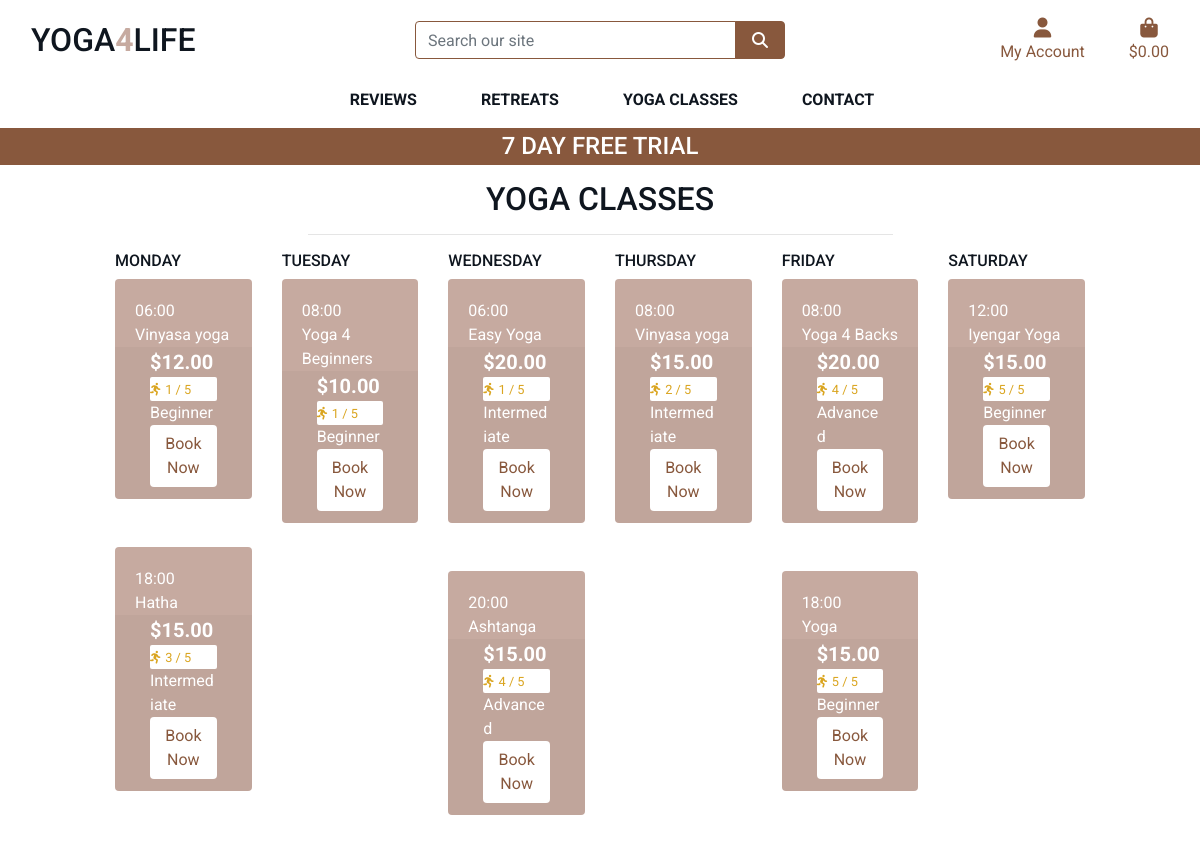
/classes/, run on the app's committed database.
### classes/models.py (models this page shows, shortened)
class Class(models.Model):
    class Meta:
        verbose_name_plural = 'Classes'
    DAYS_OF_THE_WEEK = (
        ('1', 'Monday'),
        ('2', 'Tuesday'),
        ('3', 'Wednesday'),
        ('4', 'Thursday'),
        ('5', 'Friday'),
        ('6', 'Saturday')
    )
    YOGA_CLASS_TIMES = (
        ('06:00', '6 a.m.'),
        ( '08:00', '8 a.m.'),
        ('12:00', '12 p.m.'),
        ('18:00', '6 p.m.'),
        ('20:00', '8 p.m')
    )
    level = models.ForeignKey('Level', null=True, blank=True, on_delete=models.SET_NULL)
    sku = models.CharField(max_length=254, null=True, blank=True)
    name = models.CharField(max_length=254)
    description = models.TextField()
    price = models.DecimalField(max_digits=6, decimal_places=2)
    dificulty = models.DecimalField(max_digits=6, decimal_places=0, null=True, blank=True)
    image_url = models.URLField(max_length=1024, null=True, blank=True)
    image = models.ImageField(null=True, blank=True)
    day = models.CharField(max_length=10, choices=DAYS_OF_THE_WEEK, null=True, blank=True)
    time = models.CharField(max_length=10, choices=YOGA_CLASS_TIMES, null=True, blank=True)

class Level(models.Model):
    name = models.CharField(max_length=254)
    friendly_name = models.CharField(max_length=254, null=True, blank=True)
    def __str__(self):
        return self.name

### classes/views.py (the view)
# urls.py: path('', views.all_classes, name='classes'),
def all_classes(request):
    classes = Class.objects.order_by('day', 'time')
    context = {
        'classes': classes,
    }
    return render(request, 'classes/classes.html', context)

### cart/contexts.py (called while the page is built, shortened)
def cart_contents(request):
    cart_items = []
    total = 0
    product_count = 0
    cart = request.session.get('cart', {})
    grand_total = total
    context = {
        'cart_items': cart_items,
        'total': total,
        'retreat_count': product_count,
        'grand_total': grand_total,
    }
    return context

### classes/templates/classes/classes.html (shortened to what this page needs)
{% extends "base.html" %}
{% load static %}
{% block page_header %}
<div class="container header-container">
</div>
{% endblock %}
{% block content %}
<div class="container-fluid">
    <div class="row">
        <div class="col text-center mt-3">
            <h2 class="logo-font">Yoga Classes</h2>
            <hr class="w-50 mb-1">
        </div>
    </div>
     <div class="row">
        <div class="retreat-container col-10 offset-1">
            <div class="row">
                <div class="col-sm-6 col-md-6 col-lg-2 col-xl-2">
                    <h6 class="logo-font">Monday</h6>
                {% for class in classes %}
                    {% if class.day == "1"%}
                    <div class="col pl-0 pr-0 pb-5">
                        <div class="card h-100 border-0">
                            <div class="card-body pb-0">
                                <p class="mb-0">{{ class.time }}</p>
                                <p class="mb-0">{{ class.name }}</p>
                            </div>
                            <div class="card-footer pt-0 border-0 text-left">
                                <div class="">
                                    <div class="col">
                                        <p class="lead mb-0 font-weight-bold">${{ class.price }}</p>
                                        {% if class.dificulty %}
                                        <div class="card-white-sm">
                                            <small class="text-gold"><i class="fas fa-running mr-1"></i>{{ class.dificulty }} / 5</small>
                                        </div>
                                        {% else %}
                                            <small class="text-gold">No dificulty</small>
                                        {% endif %}
                                        <p class="mb-0">{{ class.level }}</p>
                                        <a class="btn btn-white" href="{% url 'class_detail' class.id %}">Book Now</a>
                                    </div>
                                </div>
                            </div>
                        </div>
                    </div>
                {% endif %}
                {% endfor %}
                </div>
                <div class="col-sm-6 col-md-6 col-lg-2 col-xl-2">
                    <h6 class="logo-font">Tuesday</h6>
                {% for class in classes %}
                {% if class.day == "2"%}
                    <div class="col pl-0 pr-0 pb-5">
                        <div class="card h-100 border-0">
                            <div class="card-body pb-0">
                                <p class="mb-0">{{ class.time }}</p>
                                <p class="mb-0">{{ class.name }}</p>
                            </div>
                            <div class="card-footer pt-0 border-0 text-left">
                                <div class="">
                                    <div class="col">
                                        <p class="lead mb-0 font-weight-bold">${{ class.price }}</p>
                                        {% if class.dificulty %}
                                        <div class="card-white-sm">
                                            <small class="text-gold"><i class="fas fa-running mr-1"></i>{{ class.dificulty }} / 5</small>
                                        </div>
                                        {% else %}
                                            <small class="text-gold">No dificulty</small>
                                        {% endif %}
                                        <p class="mb-0">{{ class.level }}</p>
                                        <a class="btn btn-white" href="{% url 'class_detail' class.id %}">Book Now</a>
                                    </div>
                                </div>
                            </div>
                        </div>
                    </div>
                {% endif %}
                {% endfor %}
                </div>
                <div class="col-sm-6 col-md-6 col-lg-2 col-xl-2">
                    <h6 class="logo-font">Wednesday</h6>
                {% for class in classes %}
                {% if class.day == "3"%}
                    <div class="col pl-0 pr-0 pb-5">
                        <div class="card h-100 border-0">
                            <div class="card-body pb-0">
                                <p class="mb-0">{{ class.time }}</p>
                                <p class="mb-0">{{ class.name }}</p>
                            </div>
                            <div class="card-footer pt-0 border-0 text-left">
                                <div class="">
                                    <div class="col">
                                        <p class="lead mb-0 font-weight-bold">${{ class.price }}</p>
                                        {% if class.dificulty %}
                                        <div class="card-white-sm">
                                            <small class="text-gold"><i class="fas fa-running mr-1"></i>{{ class.dificulty }} / 5</small>
                                        </div>
                                        {% else %}
                                            <small class="text-gold">No dificulty</small>
                                        {% endif %}
                                        <p class="mb-0">{{ class.level }}</p>
                                        <a class="btn btn-white" href="{% url 'class_detail' class.id %}">Book Now</a>
                                    </div>
                                </div>
                            </div>
                        </div>
                    </div>
                {% endif %}
                {% endfor %}
                </div>
                <div class="col-sm-6 col-md-6 col-lg-2 col-xl-2">
                    <h6 class="logo-font">Thursday</h6>
                {% for class in classes %}
                {% if class.day == "4"%}
                    <div class="col pl-0 pr-0 pb-5">
                        <div class="card h-100 border-0">
                            <div class="card-body pb-0">
                                <p class="mb-0">{{ class.time }}</p>
                                <p class="mb-0">{{ class.name }}</p>
                            </div>
                            <div class="card-footer pt-0 border-0 text-left">
                                <div class="">
                                    <div class="col">
                                        <p class="lead mb-0 font-weight-bold">${{ class.price }}</p>
                                        {% if class.dificulty %}
                                        <div class="card-white-sm">
                                            <small class="text-gold"><i class="fas fa-running mr-1"></i>{{ class.dificulty }} / 5</small>
                                        </div>
                                        {% else %}
                                            <small class="text-gold">No dificulty</small>
                                        {% endif %}
                                        <p class="mb-0">{{ class.level }}</p>
                                        <a class="btn btn-white" href="{% url 'class_detail' class.id %}">Book Now</a>
                                    </div>
                                </div>
                            </div>
                        </div>
                    </div>
                {% endif %}
                {% endfor %}
                </div>
                <div class="col-sm-6 col-md-6 col-lg-2 col-xl-2">
                    <h6 class="logo-font">Friday</h6>
                {% for class in classes %}
                {% if class.day == "5"%}
                    <div class="col pl-0 pr-0 pb-5">
                        <div class="card h-100 border-0">
                            <div class="card-body pb-0">
                                <p class="mb-0">{{ class.time }}</p>
                                <p class="mb-0">{{ class.name }}</p>
                            </div>
                            <div class="card-footer pt-0 border-0 text-left">
                                <div class="">
                                    <div class="col">
                                        <p class="lead mb-0 font-weight-bold">${{ class.price }}</p>
                                        {% if class.dificulty %}
                                        <div class="card-white-sm">
                                            <small class="text-gold"><i class="fas fa-running mr-1"></i>{{ class.dificulty }} / 5</small>
                                        </div>
                                        {% else %}
                                            <small class="text-gold">No dificulty</small>
                                        {% endif %}
                                        <p class="mb-0">{{ class.level }}</p>
                                        <a class="btn btn-white" href="{% url 'class_detail' class.id %}">Book Now</a>
                                    </div>
                                </div>
                            </div>
                        </div>
                    </div>
                {% endif %}
                {% endfor %}
                </div>
                <div class="col-sm-6 col-md-6 col-lg-2 col-xl-2">
                    <h6 class="logo-font">Saturday</h6>
                {% for class in classes %}
                {% if class.day == "6"%}
                    <div class="col pl-0 pr-0 pb-5">
                        <div class="card h-100 border-0">
                            <div class="card-body pb-0">
                                <p class="mb-0">{{ class.time }}</p>
                                <p class="mb-0">{{ class.name }}</p>
                            </div>
                            <div class="card-footer pt-0 border-0 text-left">
                                <div class="">
                                    <div class="col">
                                        <p class="lead mb-0 font-weight-bold">${{ class.price }}</p>
                                        {% if class.dificulty %}
                                        <div class="card-white-sm">
                                            <small class="text-gold"><i class="fas fa-running mr-1"></i>{{ class.dificulty }} / 5</small>
                                        </div>
                                        {% else %}
                                            <small class="text-gold">No dificulty</small>
                                        {% endif %}
                                        <p class="mb-0">{{ class.level }}</p>
                                        <a class="btn btn-white" href="{% url 'class_detail' class.id %}">Book Now</a>
                                    </div>
                                </div>
                            </div>
                        </div>
                    </div>
                {% endif %}
                {% endfor %}
                </div>
            </div>
        </div>
    </div>
</div>
{% endblock %}

### static/css/base.css (style rules this page uses)
html { height: 100%; }
body { height: calc(100vh - 164px); color: #555; font-family: 'Roboto', sans-serif; }
.logo-font { text-transform: uppercase; color: #0f161f; }
.btn-white { background: white; color: #88583d; }
.card-white-sm { padding: 4px, 2px; background-color: white; border-radius: 2px; max-width: 75px; }
.text-gold { color: goldenrod !important; }
.card { color: white; background-color:#c6aaa0; border-radius: 4px; overflow: hidden; }
@media (min-width: 1200px) { .container { max-width: 80%; } }
@media (min-width: 992px) { .header-container { padding-top: 164px; } }

### data on the page
Class: time "06:00", name "Vinyasa yoga", price "12.00", dificulty "1", level "Beginner"
Class: time "18:00", name "Hatha", price "15.00", dificulty "3", level "Intermediate"
Class: time "08:00", name "Yoga 4 Beginners", price "10.00", dificulty "1", level "Beginner"
Class: time "06:00", name "Easy Yoga", price "20.00", dificulty "1", level "Intermediate"
Class: time "20:00", name "Ashtanga", price "15.00", dificulty "4", level "Advanced"
Class: time "08:00", name "Vinyasa yoga", price "15.00", dificulty "2", level "Intermediate"
Class: time "08:00", name "Yoga 4 Backs", price "20.00", dificulty "4", level "Advanced"
Class: time "18:00", name "Yoga", price "15.00", dificulty "5", level "Beginner"
Class: time "12:00", name "Iyengar Yoga", price "15.00", dificulty "5", level "Beginner"
